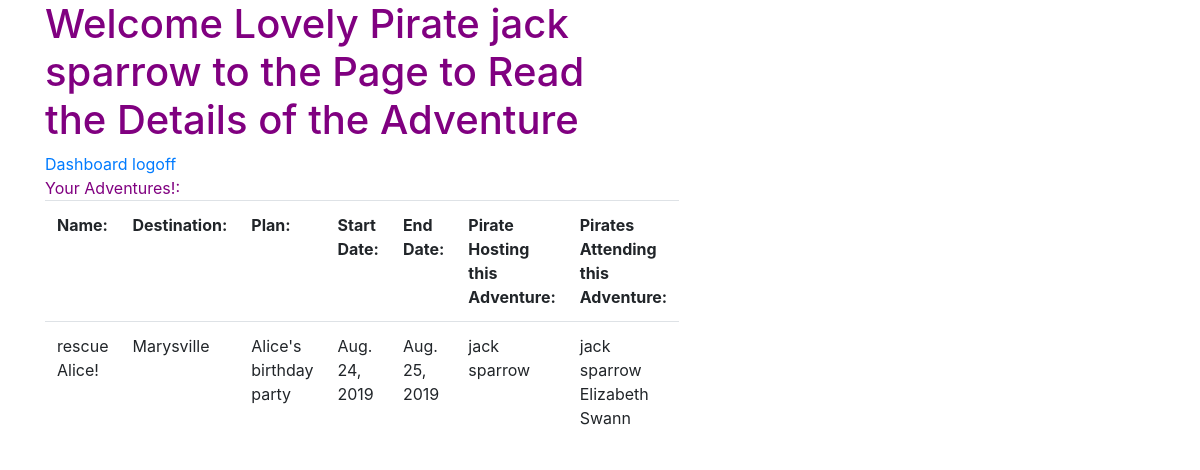
The page /pirates_adventure/adventures/6 (signed in) on the database as committed earlier.
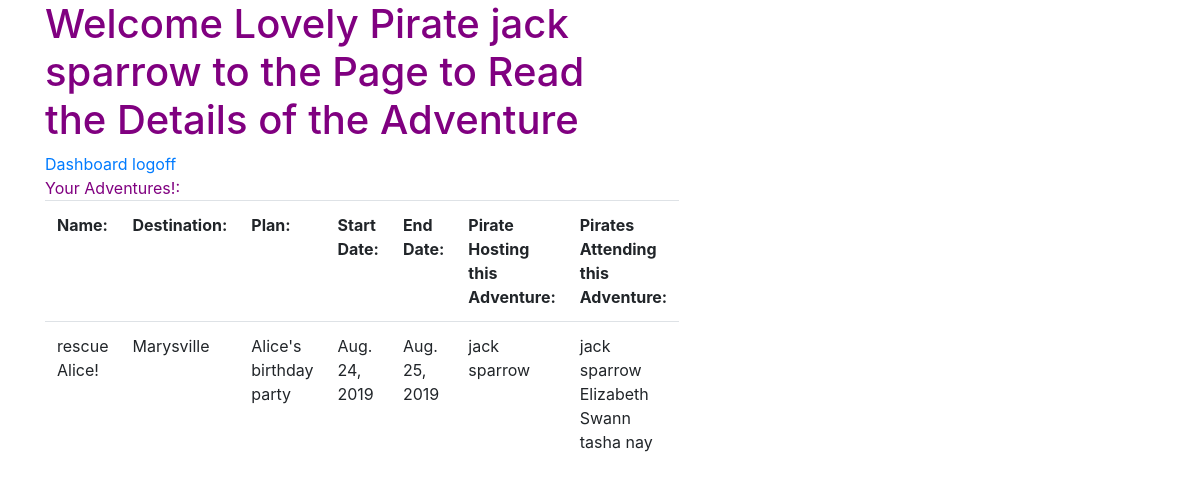
The same page on the database as committed later.
### log_reg_adventure_app/models.py (models this page shows)
class User(models.Model):
    first_name = models.CharField(max_length=45)
    last_name = models.CharField(max_length=45)
    alias = models.CharField(max_length=45)
    email = models.CharField(max_length=45)
    password = models.CharField(max_length=255)
    birthday = models.DateField()
    created_at = models.DateTimeField(auto_now_add=True)
    updated_at = models.DateTimeField(auto_now=True)
    objects = LoginManager()

### adventure_app/views.py (the view)
# urls.py: url(r'^adventures/(?P<adventure_id>\d+)$', views.Read),
def Read(request, adventure_id):
    if 'user_id' not in request.session:
        return redirect('/')
    this_pirate_id = request.session["user_id"]
    this_pirate = User.objects.get(id=this_pirate_id)
    this_adventure = Adventure.objects.get(id=adventure_id)
    attend_list = this_adventure.attending_adventure
    host_list = this_adventure.hosting_adventure
    context = {
        'this_pirate_template': this_pirate,
        'this_adv_template': this_adventure,
        'attend_list_template': attend_list,
        'host_list_template': host_list,
    }
    return render(request, "adventure_app/read.html", context)

### adventure_app/templates/adventure_app/read.html (shortened to what this page needs)
<!DOCTYPE html>
<html>
<head>
<link rel="stylesheet" href="https://stackpath.bootstrapcdn.com/bootstrap/4.3.1/css/bootstrap.min.css">
{% load static %}
<link rel="stylesheet" href="{% static 'adventure_app/css/style.css' %}">
</head>
<body>
<div class = "container" >
    <div class = "text_left">
       <div class="row">
           <div class="col-6">
                <h1>Welcome Lovely Pirate {{this_pirate_template.first_name}} {{this_pirate_template.last_name}}  to the Page to Read the Details of the Adventure</h1>
            </div>
       </div>
       <div class="row">
            <div class="col-6">
                    <a href="/pirates_adventure/dashboard">Dashboard</a>
                    <a href= "/logout"> logoff</a>
            </div>
        </div>
    </div>
    <div class = "middle">
        <div class="row">
            <div class="col-6">
                <table class = "table">
                        <th>Name:  </th>
                        <th>Destination:  </th>
                        <th>Plan:  </th>
                        <th>Start Date:  </th>
                        <th>End Date:  </th>
                        <th>Pirate Hosting this Adventure:  </th>
                        <th>Pirates Attending this Adventure:  </th>
                        <tr>
                            <td>{{this_adv_template.name}}</td>
                            <td>{{this_adv_template.destination}}</td>
                            <td>{{this_adv_template.plan}}</td>
                            <td>{{this_adv_template.start_date}}</td>
                            <td>{{this_adv_template.end_date}}</td>
                            <td>{{this_adv_template.hosting_adventure.first_name}}  {{this_adv_template.hosting_adventure.last_name}}</td>
                            <td>{% for b in this_adv_template.attending_adventure.all %}
                                    {{b.first_name}}  {{b.last_name}}
                                {% endfor %}
                            </td>                        </tr>
                     </table>
            </div>
        </div>
    </div>
</div>
</body>
</html>

Rows that differ between the two databases and show on the page:
added User: first_name "tasha", last_name "nay"
